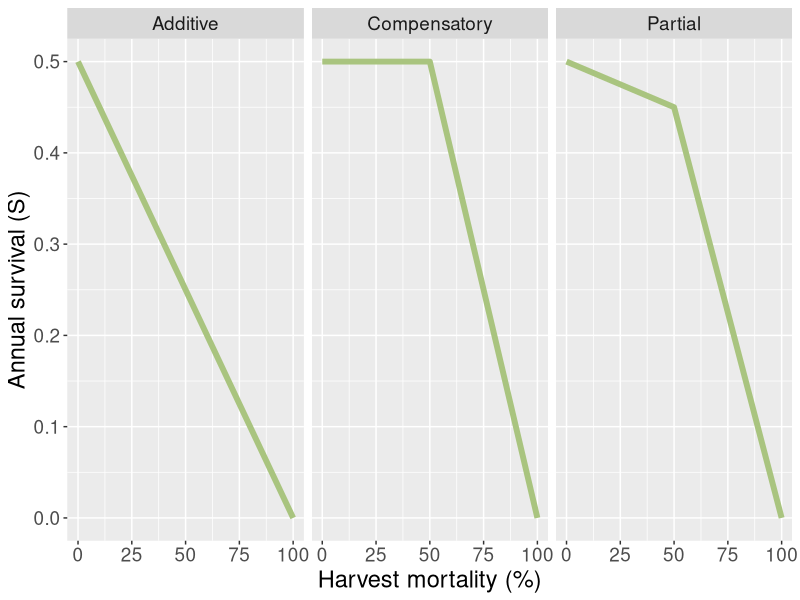
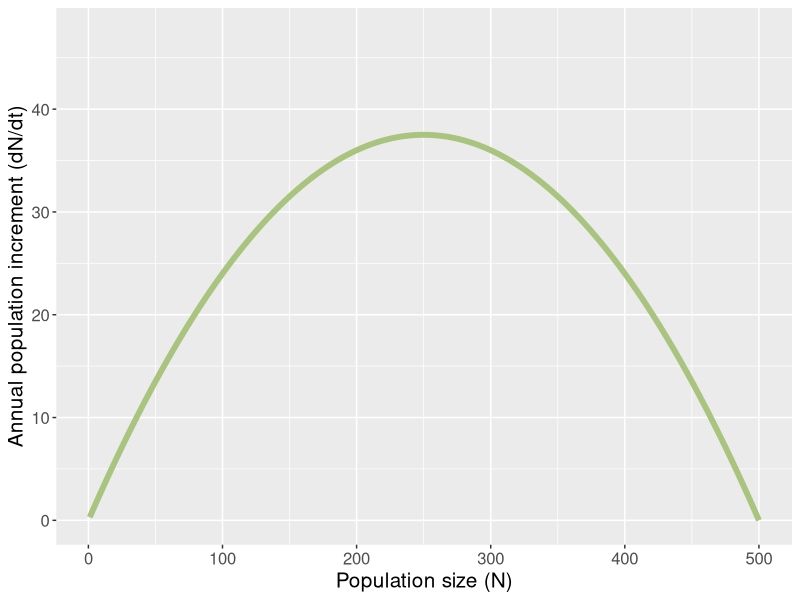

The R script that drew these images, in order:
## ---- chunk 1
#| echo: false
#| message: false
#| warning: false

library(tidyverse)
## ---- chunk 2
#| message: false
#| warning: false
#| fig-width: 10
#| fig-height: 5
#| fig-cap: "Three contrasting hypothesis for the effects of harvest mortality on annual survival: Additive, partial compensation and full compensation, respctively. For illustrative purposes, it is assumed that the threshold c where mortality becomes additive in all models is located at 50% harvest mortality."

data_mortality <- tibble(Hm = rep(c(0, 50, 100), 3), 
                         S = c(0.5, 0.25, 0, 0.5, 0.45, 0,  0.5, 0.5, 0), 
                         model = rep(c("Additive", 
                                       "Partial", 
                                       "Compensatory"), 
                                  each = 3))
                        

ggplot(data = data_mortality, aes(x = Hm, y = S)) + 
      geom_line(size = 2, colour ="#A9C47F") + 
      facet_wrap(~model) +
      theme(text = element_text(size = 17)) +
      ylab("Annual survival (S)") +
      xlab("Harvest mortality (%)")




## ---- chunk 3
#| echo: true
#| warning: false
#| message: false
#| fig-cap: "MSY curve for a hypothetical population, assuming K = 500 and r = 0.3"
#| fig-width: 5
#| fig-height: 4
  
K <- 500
r <- 0.3

MSY_data <- tibble(N = seq(1:500), 
                   dN_dt = r*N * (1 - (N/K))) 

ggplot(data = MSY_data, aes(x = N, y = dN_dt)) +
              geom_line(size = 2, colour ="#A9C47F") +
              #theme_minimal() +
              theme(text = element_text(size = 15)) +
              ylim(0, max(MSY_data$dN_dt + 10)) +
              xlab("Population size (N)") +
              ylab("Annual population increment (dN/dt)")  


